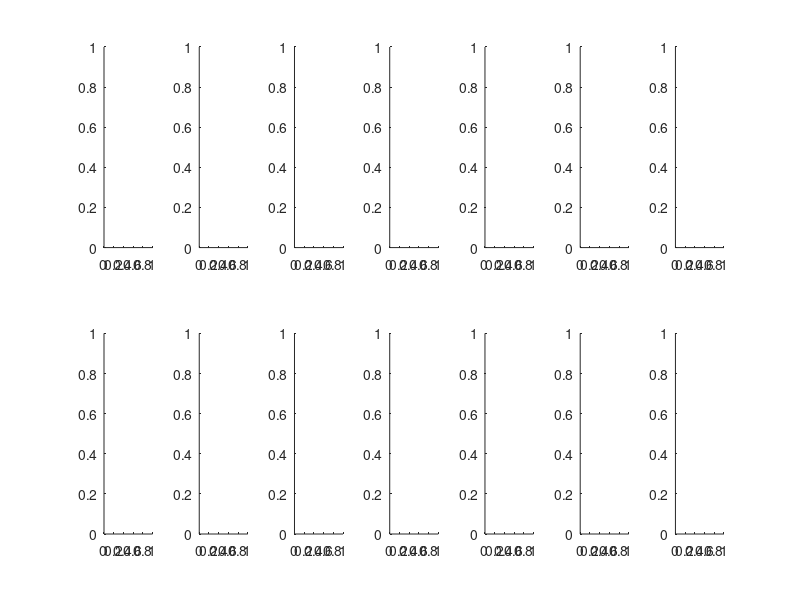

Write MATLAB code to recreate this figure. (Note: this script raises an error after producing the figure.)
%% approach and number of interactions emerged as candidates for mutant effects -> visualize networks to understand potential effect
save_plots = '/zi-flstorage/data/Shared/NoSeMaze/2_mutant/plots/sn_analysis/';
parent_path = '/zi-flstorage/data/Luise/NoSeMaze2023/DLC_output_windows/';


networks_of_interest = {'approaches_resD1_','interactions_resD1_'};

for nn = 1:numel(networks_of_interest)
    for gr = 1:17
        
        table_path = fullfile(parent_path,['G',num2str(gr)],'adjacency_matrix');

        f= figure;
        for dd = 1:14
            subplot(2,7,dd);
            cur_path = fullfile(table_path,[networks_of_interest{nn},num2str(dd),'.csv']);
            if isfile(cur_path)
                input_table = readtable(cur_path);
                input_table = sortrows(input_table);
                input_table = input_table(:,sort(input_table.Properties.VariableNames));
                adjacency_matrix = table2array(input_table(:,2:end));
                names = input_table.Properties.VariableNames(2:end);
                names = cellfun(@(x) x(2:end), names,'UniformOutput',0);
                
                % if last row&col all zeros resort, because of matlab
                % issues otherwise
                sumcheck = sum(adjacency_matrix,1)+sum(adjacency_matrix,2);
                while sumcheck(end)==0
                    resort_idx = randperm(size(adjacency_matrix,1));
                    tmp = adjacency_matrix(:,resort_idx);
                    tmp2 = tmp(resort_idx,:);
                    adjacency_matrix = tmp2;
                    names = names(resort_idx);
                    sumcheck = sum(adjacency_matrix,1)+sum(adjacency_matrix,2);

                end
                
                
                % find mutant status
                group = zeros(1,numel(names));
                for ii = 1:numel(names)
                    cur_status = full_data.mutant(contains(full_data.Mouse_RFID,names{ii}) & full_data.group==gr);
                    if ~isempty(cur_status) && cur_status
                        group(ii) = 1;
                    end
                end
                
                p = plot_network_from_adjacency_matrix(adjacency_matrix,names,group);
                title(['Day ',num2str(dd)]);
            end
        end
        
        sgtitle({networks_of_interest{nn}(1:end-7),['Group ',num2str(gr)]});
        
        f.Units = 'centimeters';
        f.Position = [0 0 67 35];
        exportgraphics(f,fullfile(save_plots,[networks_of_interest{nn},'_group_',num2str(gr),'.png']));
        exportgraphics(f,fullfile(save_plots,[networks_of_interest{nn},'_group_',num2str(gr),'.pdf']));
        close all;
    end
end
    


%% understand centrality measures visually

exclude = cellfun(@numel,full_data.eigenvector_int_count_evolution)<14;
ctr = cell2mat(full_data.eigenvector_int_count_evolution(~full_data.mutant & ~exclude));
mt = cell2mat(full_data.eigenvector_int_count_evolution(full_data.mutant & ~exclude));
ctr(isinf(ctr)) = NaN; mt(isinf(mt)) = NaN;

% who has the highest score?
[M,I] = max(ctr(:,1));
ctr_idx = find(~full_data.mutant & ~exclude);
ctr_idx(I)

%% correlate first day hierarchy to later social integration

window_size = 1; % days

for gr = 1:21

    % import hierarchy from integrated Tube-Test (ITT)
    load(fullfile(data_dir, ['full_hierarchy_G',num2str(gr),'.mat']));
    DS_evolution = [];
    
    % moving average over x days for computation of hierarchy
    for dd = 1:min([14,numel(full_hierarchy)-window_size])
        
        cur_match_matrix = zeros(size(full_hierarchy(1).match_matrix));
        for ii = 1:window_size
            cur_match_matrix = cur_match_matrix + full_hierarchy((dd-1)+ii).match_matrix;
        end
        
        current_DS = compute_DS_from_match_matrix(cur_match_matrix);
        DS_evolution = cat(2,DS_evolution,current_DS.DS');
    end
    
    % parse to animals
    for an = 1:size(DS_evolution,1)
       
        animal_idx = find(contains(full_data.Mouse_RFID,full_hierarchy(1).ID{an}) & full_data.group==gr);
        if ~isempty(animal_idx)
            full_data.(['hierarchy_evolution_',num2str(window_size)]){animal_idx} = DS_evolution(an,:);
        end
    end

end

save_plots = '/zi-flstorage/data/Shared/NoSeMaze/2_mutant/plots/correlate_sna_to_stuff/';
variable_names = full_data.Properties.VariableNames;
features_of_interest = find(contains(variable_names,{'eigenvector_int_count','KC_hub_abs_approach'}));

for ff = features_of_interest
    exclude = cellfun(@numel,full_data.(variable_names{ff}))<14;
    foi = cellfun(@(x) mean(x(5:10),'omitnan'),table2cell(full_data(~exclude,ff)));


    %%% correlate to first day hierarchy
    foc = cellfun(@(x) x(1),full_data.hierarchy_evolution_1(~exclude));

    f = figure;
    hold on;
    scatter(foi(~full_data.mutant(~exclude)),foc(~full_data.mutant(~exclude)));
    scatter(foi(full_data.mutant(~exclude)),foc(full_data.mutant(~exclude)));
    legend('ctr','mt');
    xlabel(variable_names{ff},'Interpreter','none');
    ylabel('DS_tube day 1','Interpreter','none');
    l=lsline;
    l(2).Color = 'b'; l(1).Color = 'r';
    [rho,pval] = corr(foi(~full_data.mutant(~exclude)),foc(~full_data.mutant(~exclude)),'rows','complete');
    [rho_mt,pval_mt] = corr(foi(full_data.mutant(~exclude)),foc(full_data.mutant(~exclude)),'rows','complete');
    title({['rho = ',num2str(round(rho,3)),'. p = ',num2str(round(pval,3)),'. n = ',num2str(numel(foc(~full_data.mutant(~exclude))))],...
        ['rho (mt) = ',num2str(round(rho_mt,3)),'. p = ',num2str(round(pval_mt,3)),'. n = ',num2str(numel(foc(full_data.mutant(~exclude))))]});
    exportgraphics(f,fullfile(save_plots,[variable_names{ff},'_vs_DStube.png']));
    close all;

    f = figure;
    hold on;
    scatter(foi,foc);
    xlabel(variable_names{ff},'Interpreter','none');
    ylabel('DS_tube day 1','Interpreter','none');
    l=lsline;
    [rho,pval] = corr(foi,foc,'rows','complete');
    title(['rho = ',num2str(round(rho,3)),'. p = ',num2str(round(pval,3)),'. n = ',num2str(numel(foc))]);
    exportgraphics(f,fullfile(save_plots,[variable_names{ff},'_vs_DStube_global.png']));
    close all;


end
    




%% correlate to stuff
save_plots = '/zi-flstorage/data/Shared/NoSeMaze/2_mutant/plots/correlate_sna_to_stuff/';
variable_names = full_data.Properties.VariableNames;
features_of_interest = find(contains(variable_names,{'eigenvector_int_count','KC_hub_abs_approach'}));



for ff = features_of_interest 
      
    exclude = cellfun(@numel,full_data.(variable_names{ff}))<14;
    foi = cellfun(@(x) mean(x(5:10),'omitnan'),table2cell(full_data(~exclude,ff)));

    f = figure;
    hold on;
    histogram(foi(~full_data.mutant(~exclude)),'BinWidth',0.2,'Normalization','probability');
    histogram(foi(full_data.mutant(~exclude)),'BinWidth',0.2,'Normalization','probability');
    exportgraphics(f,fullfile(save_plots,[variable_names{ff},'.png']));
    close all;
    
    %%% correlate to aggregated factors
    for ii = 11:45
               
        foc = table2array(full_data(~exclude,ii));
        
        f = figure;
        hold on;
        scatter(foi(~full_data.mutant(~exclude)),foc(~full_data.mutant(~exclude)));
        scatter(foi(full_data.mutant(~exclude)),foc(full_data.mutant(~exclude)));
        legend('ctr','mt');
        xlabel(variable_names{ff},'Interpreter','none');
        ylabel(variable_names{ii},'Interpreter','none');
        lsline
        [rho,pval] = corr(foi,foc,'rows','complete');
        title({['rho = ',num2str(round(rho,3))],['p = ',num2str(round(pval,3))]});
        exportgraphics(f,fullfile(save_plots,[variable_names{ff},'_vs_',variable_names{ii},'.png']));
        close all;
        
        
    end
    
end



